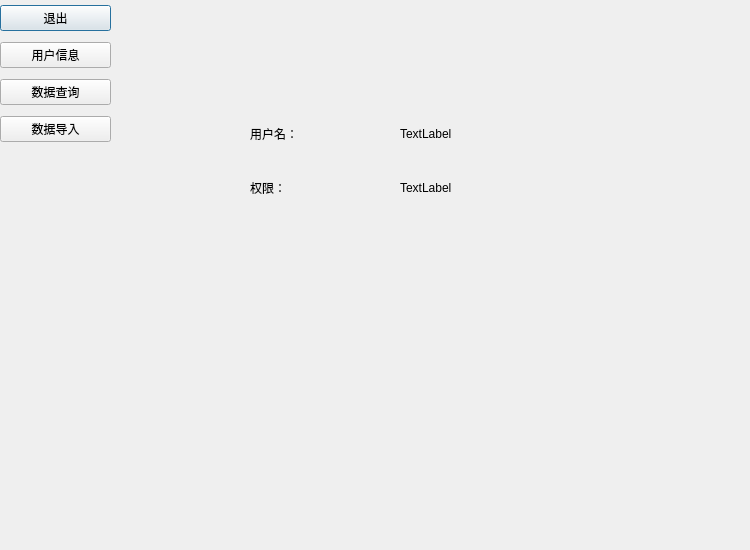
<?xml version="1.0" encoding="UTF-8"?>
<ui version="4.0">
 <class>UerInformWindow</class>
 <widget class="QDialog" name="UerInformWindow">
  <property name="geometry">
   <rect>
    <x>0</x>
    <y>0</y>
    <width>750</width>
    <height>550</height>
   </rect>
  </property>
  <property name="windowTitle">
   <string>Dialog</string>
  </property>
  <widget class="QWidget" name="verticalLayoutWidget_2">
   <property name="geometry">
    <rect>
     <x>0</x>
     <y>0</y>
     <width>111</width>
     <height>151</height>
    </rect>
   </property>
   <layout class="QVBoxLayout" name="verticalLayout_2">
    <item>
     <widget class="QPushButton" name="pushButton">
      <property name="text">
       <string>退出</string>
      </property>
     </widget>
    </item>
    <item>
     <widget class="QPushButton" name="pushButton_2">
      <property name="text">
       <string>用户信息</string>
      </property>
     </widget>
    </item>
    <item>
     <widget class="QPushButton" name="pushButton_3">
      <property name="text">
       <string>数据查询</string>
      </property>
     </widget>
    </item>
    <item>
     <widget class="QPushButton" name="pushButton_4">
      <property name="text">
       <string>数据导入</string>
      </property>
     </widget>
    </item>
   </layout>
  </widget>
  <widget class="QWidget" name="verticalLayoutWidget">
   <property name="geometry">
    <rect>
     <x>250</x>
     <y>110</y>
     <width>141</width>
     <height>101</height>
    </rect>
   </property>
   <layout class="QVBoxLayout" name="verticalLayout">
    <item>
     <widget class="QLabel" name="label">
      <property name="text">
       <string>用户名：</string>
      </property>
     </widget>
    </item>
    <item>
     <widget class="QLabel" name="label_2">
      <property name="text">
       <string>权限：</string>
      </property>
     </widget>
    </item>
   </layout>
  </widget>
  <widget class="QWidget" name="verticalLayoutWidget_3">
   <property name="geometry">
    <rect>
     <x>400</x>
     <y>110</y>
     <width>141</width>
     <height>101</height>
    </rect>
   </property>
   <layout class="QVBoxLayout" name="verticalLayout_3">
    <item>
     <widget class="QLabel" name="label_3">
      <property name="text">
       <string>TextLabel</string>
      </property>
     </widget>
    </item>
    <item>
     <widget class="QLabel" name="label_4">
      <property name="text">
       <string>TextLabel</string>
      </property>
     </widget>
    </item>
   </layout>
  </widget>
 </widget>
 <resources/>
 <connections/>
</ui>
